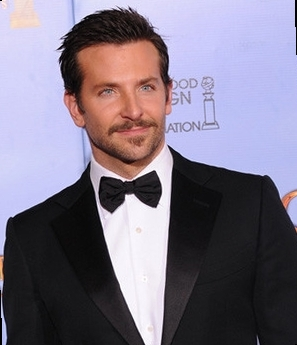
#> input picture canny_edge_detector/faces_imgs/2.jpg, 297 x 345 px, found by its file name
$ python convolution.py
#> lines starting #> are read from the running program, lines starting #| are printed output that depends on the picture
import cv2
import numpy as np

def convolution(kernel, image, edge_param=""):
    i_height = len(image)
    i_width = len(image[0])
    k_height = len(kernel)
    k_width = len(kernel[0])
    filtered = [[0 for i in range(i_width)] for i in range(i_height)]
    for y in range (i_height):
        for x in range (i_width):
            # Iterate over the kernel
            weighted_pixel_sum = 0
            m = k_height // 2
            n = k_width // 2
            for ky in range(-m, m +1):
                for kx in range(-n, m + 1):
                    pixel = 0
                    pixel_y = y - ky
                    pixel_x = x - kx
                    # Handle edge pixels
                    if (pixel_y >= 0) and (pixel_y < i_height) and (pixel_x >= 0) and (pixel_x < i_width):
                        pixel = image[pixel_y][pixel_x]
                    weight = kernel[ky + (k_height // 2)][kx + (k_width // 2)]
                    weighted_pixel_sum += pixel * weight
            filtered[y][x] = weighted_pixel_sum
    return filtered

img = cv2.imread("/media/primesh/F4D0EA80D0EA4906/ACADEMICS/MORA/Sem 7/Machine vision/canny_edge_detector/canny_edge_detector/faces_imgs/2.jpg", 0)
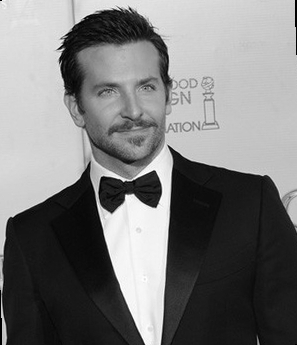
#> img: shape (345, 297); min 0, max 255, mean 121
img_mat = []
for i in range(0, img.shape[0]):
    row = []
    for j in range(0, img.shape[1]):
        pixel = img.item(i, j)
        row.append(pixel)
    img_mat.append(row)
#> after the loop, img_mat = 345 items

# kernel = [[1, 1, 1],
#           [1, 1, 1],
#           [1, 1, 1]]

kernel_size = 3
kernel = [[1]*kernel_size]*kernel_size

res = convolution(kernel, img_mat)
#> in convolution, `i_height = len(image)`: i_height = 345
#> in convolution, `i_width = len(image[0])`: i_width = 297
#> in convolution, `filtered = [[0 for i in range(i_width)] for i in range(i_height)]`: filtered = 345 items
#> res = 345 items
cv2.imwrite("res_convolution.png", np.float32(res))
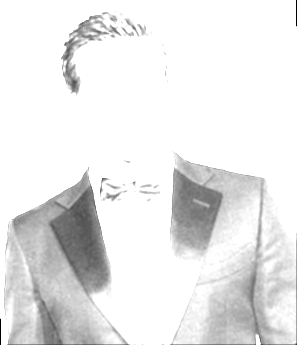
#> saved as res_convolution.png: shape (345, 297); min 0, max 255, mean 232.7

$ run again, with canny_edge_detector/faces_imgs/4.jpg copied over canny_edge_detector/faces_imgs/2.jpg
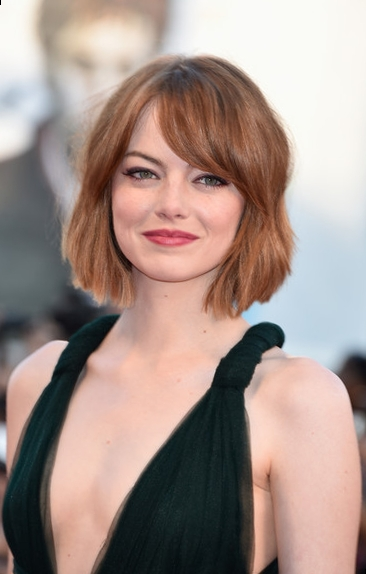
#> input picture canny_edge_detector/faces_imgs/4.jpg, 366 x 574 px, found by its file name
#> `img = cv2.imread("/media/primesh/F4D0EA80D0EA4906/ACADEMICS/MORA/Sem 7..`:
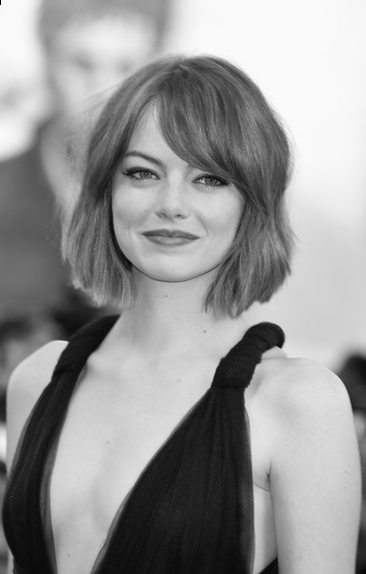
#> img: shape (574, 366); min 0, max 255, mean 150.4
#> after the loop `for i in range(0, img.shape[0]):`: img_mat = 574 items
#> i_height = 574
#> i_width = 366
#> filtered = 574 items
#> `cv2.imwrite("res_convolution.png", np.float32(res))`:
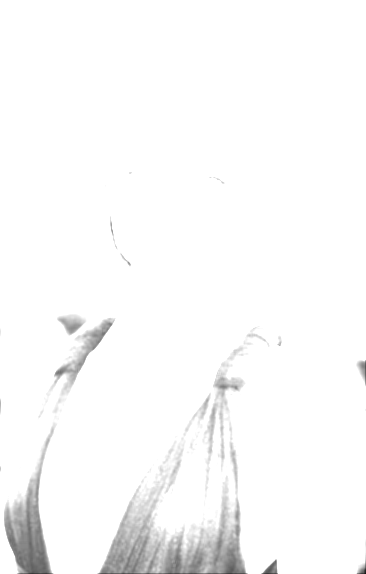
#> saved as res_convolution.png: shape (574, 366); min 20, max 255, mean 249.5
